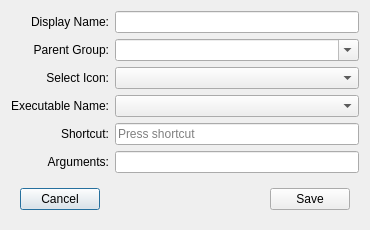
<?xml version="1.0" encoding="UTF-8"?>
<ui version="4.0">
 <class>UIRStatsModuleEditor</class>
 <widget class="QDialog" name="UIRStatsModuleEditor">
  <property name="geometry">
   <rect>
    <x>0</x>
    <y>0</y>
    <width>370</width>
    <height>162</height>
   </rect>
  </property>
  <property name="windowTitle">
   <string>UIRStatsModuleEditor</string>
  </property>
  <layout class="QVBoxLayout" name="verticalLayout">
   <item>
    <layout class="QGridLayout" name="gridLayout">
     <item row="0" column="0">
      <widget class="QLabel" name="label_3">
       <property name="text">
        <string>Display Name:</string>
       </property>
       <property name="alignment">
        <set>Qt::AlignRight|Qt::AlignTrailing|Qt::AlignVCenter</set>
       </property>
      </widget>
     </item>
     <item row="3" column="0">
      <widget class="QLabel" name="label">
       <property name="text">
        <string>Executable Name:</string>
       </property>
       <property name="alignment">
        <set>Qt::AlignRight|Qt::AlignTrailing|Qt::AlignVCenter</set>
       </property>
      </widget>
     </item>
     <item row="2" column="0">
      <widget class="QLabel" name="label_2">
       <property name="text">
        <string>Select Icon:</string>
       </property>
       <property name="alignment">
        <set>Qt::AlignRight|Qt::AlignTrailing|Qt::AlignVCenter</set>
       </property>
      </widget>
     </item>
     <item row="3" column="1">
      <widget class="QComboBox" name="m_cmbExe"/>
     </item>
     <item row="2" column="1">
      <widget class="QComboBox" name="m_cmbIcon"/>
     </item>
     <item row="5" column="0">
      <widget class="QLabel" name="label_4">
       <property name="text">
        <string>Arguments:</string>
       </property>
       <property name="alignment">
        <set>Qt::AlignRight|Qt::AlignTrailing|Qt::AlignVCenter</set>
       </property>
      </widget>
     </item>
     <item row="0" column="1">
      <widget class="QLineEdit" name="m_txtDisplayName"/>
     </item>
     <item row="5" column="1">
      <widget class="QLineEdit" name="m_txtArguments"/>
     </item>
     <item row="1" column="0">
      <widget class="QLabel" name="label_5">
       <property name="text">
        <string>Parent Group:</string>
       </property>
       <property name="alignment">
        <set>Qt::AlignRight|Qt::AlignTrailing|Qt::AlignVCenter</set>
       </property>
      </widget>
     </item>
     <item row="1" column="1">
      <widget class="QComboBox" name="m_cmbGroup">
       <property name="editable">
        <bool>true</bool>
       </property>
      </widget>
     </item>
     <item row="4" column="1">
      <widget class="QKeySequenceEdit" name="m_scKeyShortcut"/>
     </item>
     <item row="4" column="0">
      <widget class="QLabel" name="label_6">
       <property name="text">
        <string>Shortcut:</string>
       </property>
       <property name="alignment">
        <set>Qt::AlignRight|Qt::AlignTrailing|Qt::AlignVCenter</set>
       </property>
      </widget>
     </item>
    </layout>
   </item>
   <item>
    <widget class="QFrame" name="horizontalFrame">
     <property name="sizePolicy">
      <sizepolicy hsizetype="Preferred" vsizetype="Fixed">
       <horstretch>0</horstretch>
       <verstretch>0</verstretch>
      </sizepolicy>
     </property>
     <layout class="QHBoxLayout" name="horizontalLayout">
      <item>
       <widget class="QPushButton" name="pushButton_2">
        <property name="text">
         <string>Cancel</string>
        </property>
       </widget>
      </item>
      <item>
       <spacer name="horizontalSpacer">
        <property name="orientation">
         <enum>Qt::Horizontal</enum>
        </property>
        <property name="sizeHint" stdset="0">
         <size>
          <width>40</width>
          <height>20</height>
         </size>
        </property>
       </spacer>
      </item>
      <item>
       <widget class="QPushButton" name="pushButton">
        <property name="text">
         <string>Save</string>
        </property>
       </widget>
      </item>
     </layout>
    </widget>
   </item>
  </layout>
 </widget>
 <resources/>
 <connections/>
</ui>
